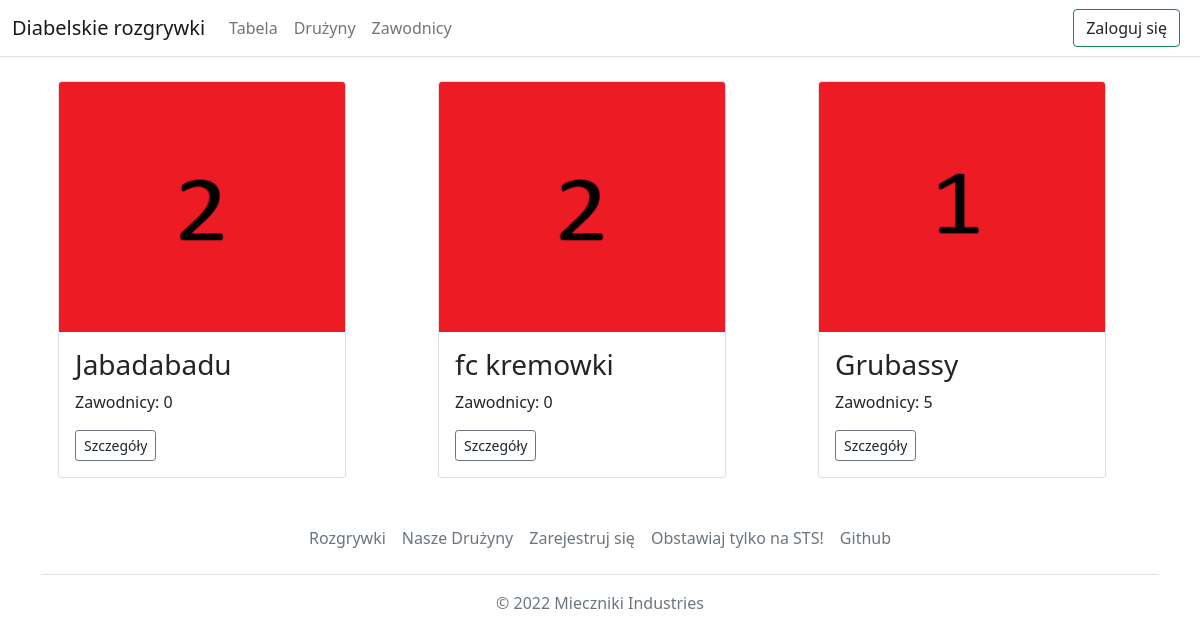
Page /teams/ on the earlier database version.
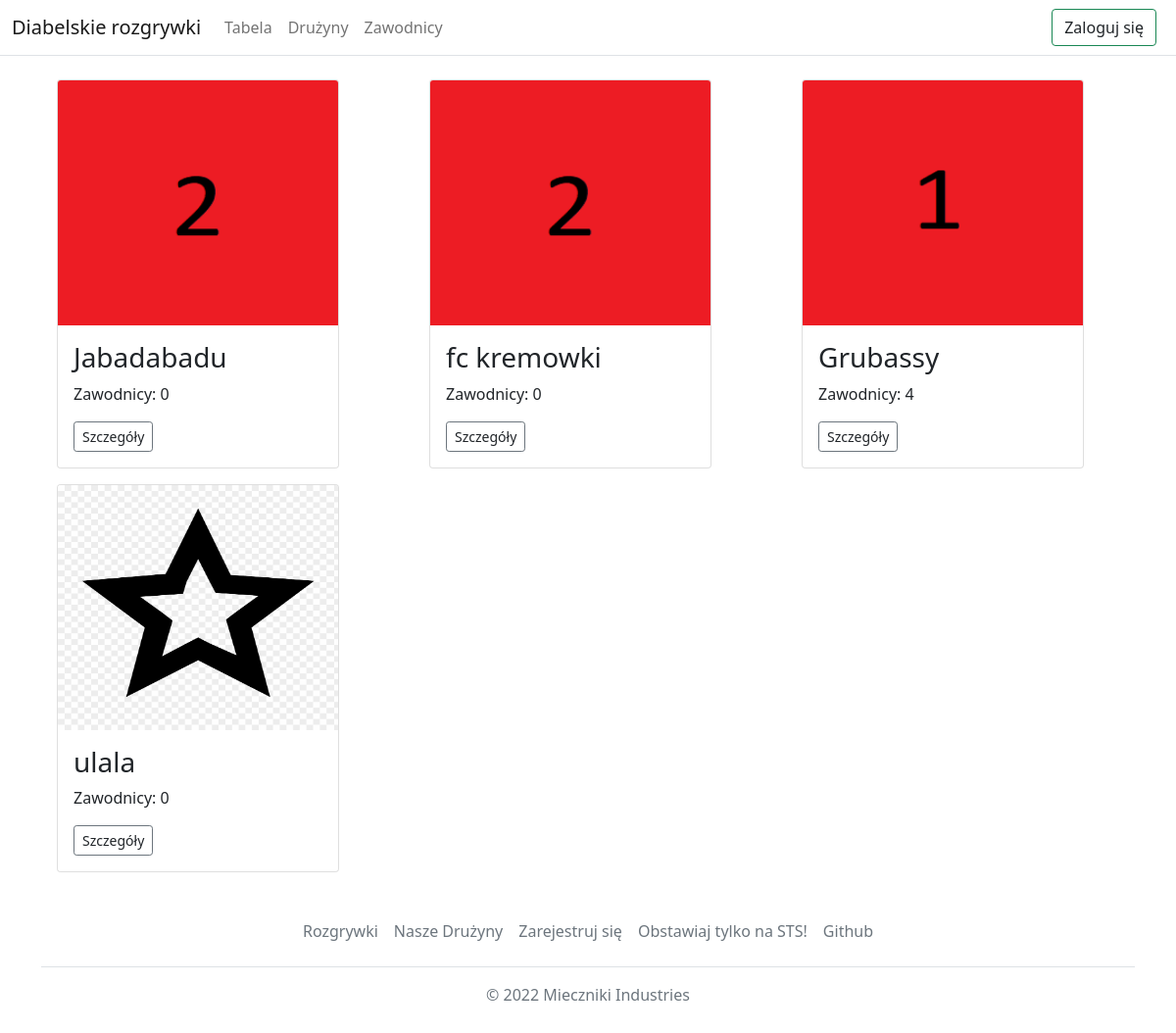
Same page on the later database version.
### Football/models.py (models this page shows, shortened)
class Team(models.Model):
    name = models.CharField(max_length=30)
    slug = models.SlugField(max_length=30,unique=True)
    image = models.ImageField(upload_to='images/teams')
    def get_absolute_url(self):
        return reverse('football:team_detail',args=[self.slug])
    def get_players_cunt(self):
        return len(Player.objects.filter(team_id=self.id))

### Football/views.py (the view)
# urls.py: path('teams/',views.all_teams,name='all_teams'),
def all_teams(request):
    context = {
        'teams' : Team.objects.all()
    }
    return render(request, 'team/all_teams.html', context)

### Football/ext_methods.py (called while the page is built)
def get_teams(request):
    return {'teams' : Team.objects.all()}

### templates/team/all_teams.html (shortened to what this page needs)
{% extends 'base.html' %}
{% block content %}
<div class="album mt-2">
          <div class="row">
            {% for team in teams %}
            <div class="col">
              <div class="card ms-3 mt-3 box-shadow" style="width:18rem">
                <img class="card-img-top" src="{{ team.image.url }}" alt="{{ team.name }}" width="150px" height = "250px" >
                <div class="card-body">
                  <h3 class="card-text">{{ team.name }}</h3>
                    <p class = "card-text">Zawodnicy: {{ team.get_players_cunt }}</p>
                  <div class="d-flex justify-content-between align-items-center">
                    <div class="btn-group">
                      <button type="button" class="btn btn-sm btn-outline-secondary">
                          <a class="text-decoration-none text-dark" href="{{ team.get_absolute_url }}">Szczegóły</a>
                      </button>
                    </div>
                  </div>
                </div>
              </div>
            </div>
          {% endfor %}
          </div>
    </div>
{% endblock %}

Differences in the rows shown:
computed for Team "Grubassy": get_players_cunt "5" → "4"
added Team: image (picture), name "ulala", get_players_cunt "0"
